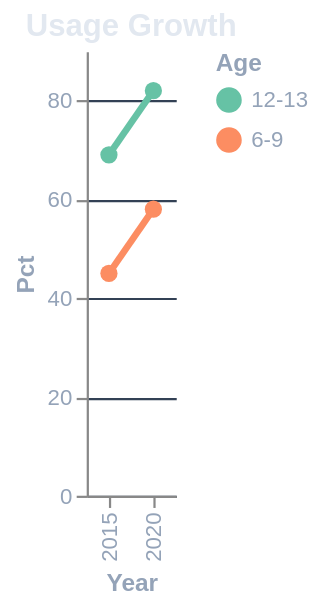

Here is the Vega-Lite specification saved for this chart:
### Vega-Lite specification from a JSON file in a GitHub repository (floating-point values rounded to 4 significant figures)
{"$schema": "https://vega.github.io/schema/vega-lite/v5.json", "title": {"text": "Usage Growth", "color": "#e2e8f0", "fontSize": 14}, "width": "container", "height": 200, "background": "transparent", "data": {"values": [{"Year": "2015", "Pct": 45, "Age": "6-9"}, {"Year": "2020", "Pct": 58, "Age": "6-9"}, {"Year": "2015", "Pct": 69, "Age": "12-13"}, {"Year": "2020", "Pct": 82, "Age": "12-13"}]}, "mark": {"type": "line", "point": {"filled": true, "size": 60}, "strokeWidth": 3}, "encoding": {"x": {"field": "Year", "type": "ordinal", "axis": {"labelColor": "#94a3b8", "titleColor": "#94a3b8", "grid": false}}, "y": {"field": "Pct", "type": "quantitative", "axis": {"labelColor": "#94a3b8", "titleColor": "#94a3b8", "gridColor": "#334155"}}, "color": {"field": "Age", "type": "nominal", "scale": {"scheme": "set2"}, "legend": {"labelColor": "#94a3b8", "titleColor": "#94a3b8"}}}, "config": {"view": {"stroke": "transparent"}}}
